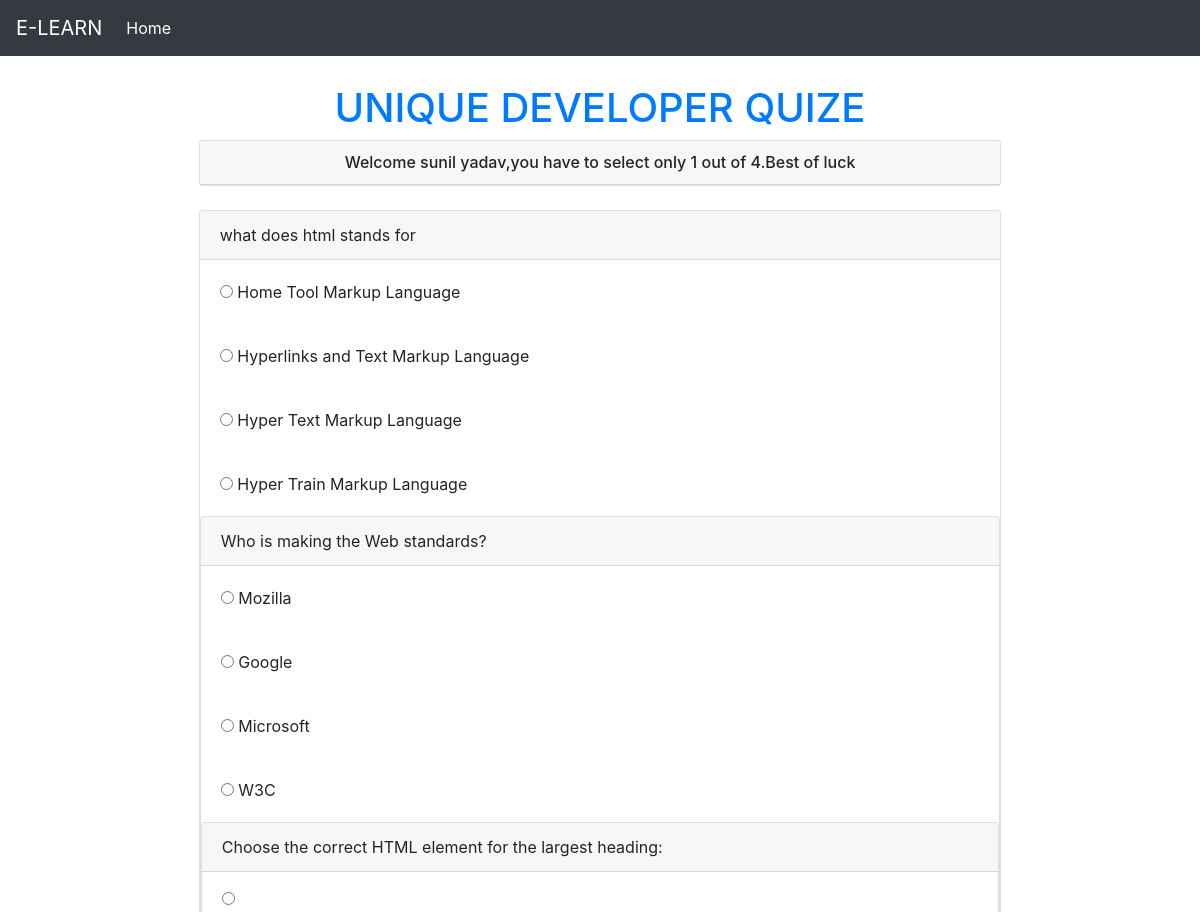
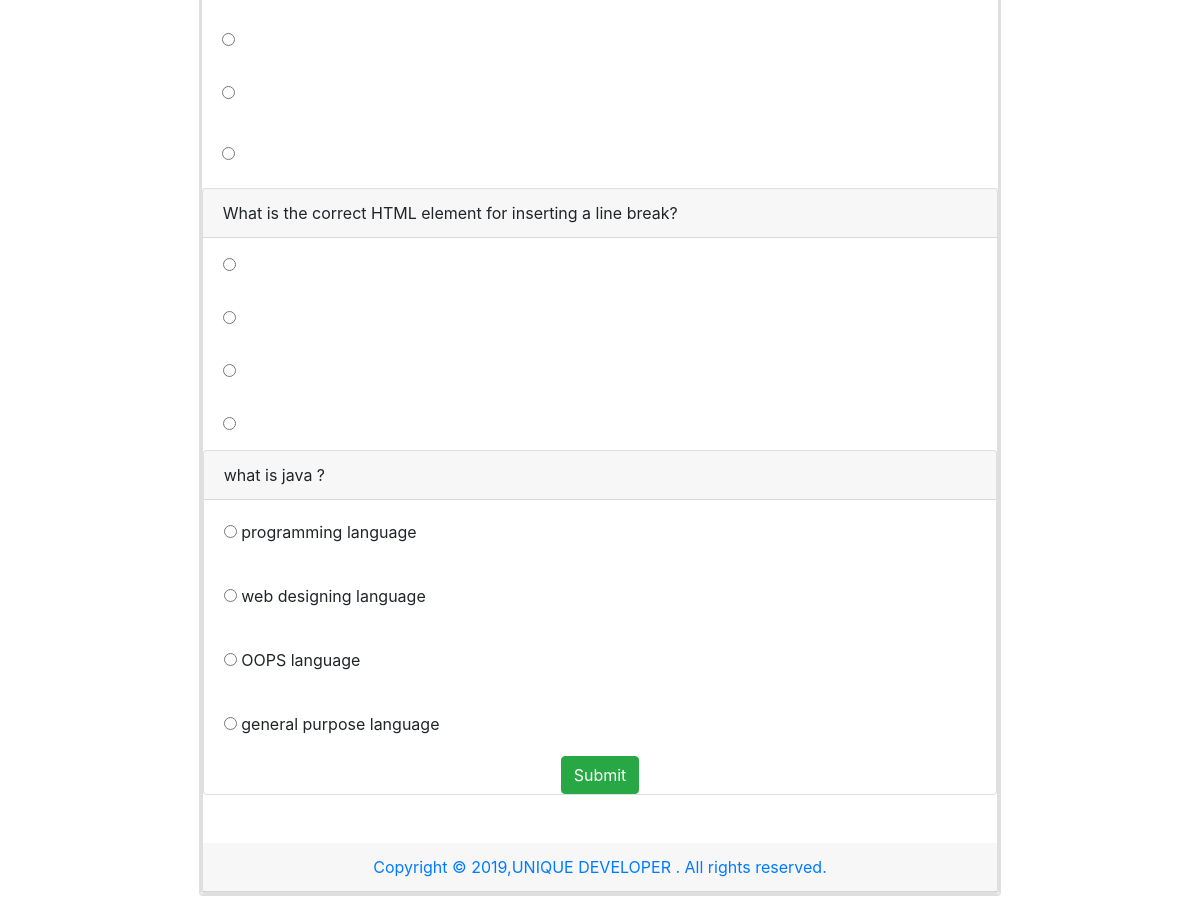
The page /uniquedeveloper/exercise/exercise.php (signed in) on the database its author committed (2 pictures, top to bottom).
### tables this page shows
CREATE TABLE `questions` (
  `qid` int(250) NOT NULL,
  `question` varchar(255) DEFAULT NULL,
  `ans_id` int(255) DEFAULT NULL,
  `course_name` varchar(255) DEFAULT NULL
);

CREATE TABLE `answers` (
  `aid` int(255) NOT NULL,
  `answer` varchar(255) DEFAULT NULL,
  `ans_id` int(250) DEFAULT NULL,
  `course_name` varchar(255) DEFAULT NULL
);

### uniquedeveloper/exercise/exercise.php (the view, shortened to what this page needs)
<?php
include "../admin/includes/header.php";
 $con=mysqli_connect('localhost','root');
mysqli_select_db($con,'uniquedeveloper');
?>
<!DOCTYPE html>
<html>
<head>
</head>
<body>
	<?php include "../admin/includes/navbar.php"; ?>
	<div class="container" style="margin-top: 60px;">
	<h1 class="text-center text-primary">UNIQUE DEVELOPER QUIZE</h1>
	<div class="col-lg-9 m-auto d-block">
		<div class="card">
			<h6 class="text-center card-header">Welcome <?php echo $_SESSION['username']; ?>,you have to select only 1 out of 4.Best of luck
			</h6>
		</div><br>
		<form method="POST" action="checked.php">
		<?php
		for ($i=1; $i < 6; $i++) {
		 $q="select * from questions where qid=$i";
		 $query=mysqli_query($con,$q);
		 while ($row=mysqli_fetch_array($query)) {
		 	?>
		 	<div class="card">
		 		<p class="card-header"><?php echo $row['question']; ?></p>
		 		<?php
		 			 $q="select * from answers where ans_id=$i";
			 		$query=mysqli_query($con,$q);
		 			while ($row=mysqli_fetch_array($query)) {
				 ?>
				 <div class="card-body">
				 	<input type="radio" name="quizecheck[<?php echo $row['ans_id'] ?>]" value="<?php echo $row['aid'] ?>">
				 	<?php echo $row['answer']; ?>
				 </div>
		 <?php
		  }
		}
		}
		?>
		<input type="submit" name="btnsubmitques" value="Submit" class="btn btn-success m-auto d-block">
</form>
</div><br><br>
<div class="card-header text-center text-primary">
	Copyright © 2019,UNIQUE DEVELOPER . All rights reserved.
</div>
	</div>
</body>
</html>

### rows shown on the page
questions: question "what does html stands for"
answers: answer "Home Tool Markup Language"
answers: answer "Hyperlinks and Text Markup Language"
answers: answer "Hyper Text Markup Language"
answers: answer "Hyper Train Markup Language"
questions: question "Who is making the Web standards?"
answers: answer "Mozilla"
answers: answer "Google"
answers: answer "Microsoft"
answers: answer "W3C"
questions: question "Choose the correct HTML element for the largest heading:"
questions: question "What is the correct HTML element for inserting a line break?"
questions: question "what is java ?"
answers: answer "programming language"
answers: answer "web designing language"
answers: answer "OOPS language"
answers: answer "general purpose language"

### other values the page prints
$_SESSION['username'] "sunil yadav"
